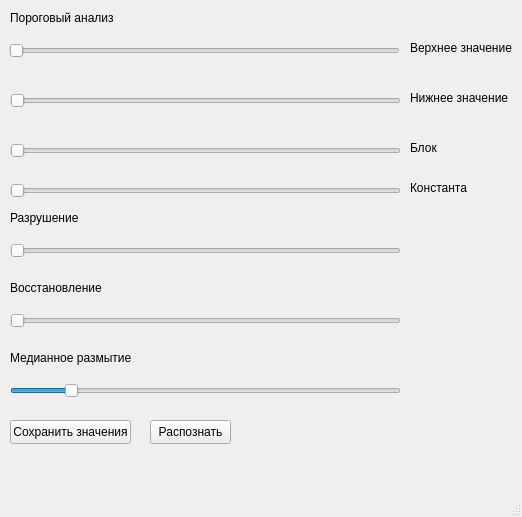
<?xml version="1.0" encoding="UTF-8"?>
<ui version="4.0">
 <class>MainWindow</class>
 <widget class="QMainWindow" name="MainWindow">
  <property name="geometry">
   <rect>
    <x>0</x>
    <y>0</y>
    <width>522</width>
    <height>517</height>
   </rect>
  </property>
  <property name="windowTitle">
   <string>MainWindow</string>
  </property>
  <widget class="QWidget" name="centralwidget">
   <widget class="QSlider" name="upperThresh">
    <property name="geometry">
     <rect>
      <x>9</x>
      <y>40</y>
      <width>391</width>
      <height>22</height>
     </rect>
    </property>
    <property name="maximum">
     <number>255</number>
    </property>
    <property name="orientation">
     <enum>Qt::Horizontal</enum>
    </property>
   </widget>
   <widget class="QSlider" name="lowerTheresh">
    <property name="geometry">
     <rect>
      <x>10</x>
      <y>90</y>
      <width>391</width>
      <height>22</height>
     </rect>
    </property>
    <property name="maximum">
     <number>255</number>
    </property>
    <property name="orientation">
     <enum>Qt::Horizontal</enum>
    </property>
   </widget>
   <widget class="QSlider" name="erode">
    <property name="geometry">
     <rect>
      <x>10</x>
      <y>240</y>
      <width>391</width>
      <height>22</height>
     </rect>
    </property>
    <property name="maximum">
     <number>15</number>
    </property>
    <property name="orientation">
     <enum>Qt::Horizontal</enum>
    </property>
   </widget>
   <widget class="QSlider" name="dilate">
    <property name="geometry">
     <rect>
      <x>10</x>
      <y>310</y>
      <width>391</width>
      <height>22</height>
     </rect>
    </property>
    <property name="maximum">
     <number>15</number>
    </property>
    <property name="orientation">
     <enum>Qt::Horizontal</enum>
    </property>
   </widget>
   <widget class="QSlider" name="medianBulr">
    <property name="geometry">
     <rect>
      <x>10</x>
      <y>380</y>
      <width>391</width>
      <height>22</height>
     </rect>
    </property>
    <property name="minimum">
     <number>1</number>
    </property>
    <property name="maximum">
     <number>15</number>
    </property>
    <property name="value">
     <number>3</number>
    </property>
    <property name="orientation">
     <enum>Qt::Horizontal</enum>
    </property>
   </widget>
   <widget class="QLabel" name="label">
    <property name="geometry">
     <rect>
      <x>10</x>
      <y>10</y>
      <width>111</width>
      <height>16</height>
     </rect>
    </property>
    <property name="text">
     <string>Пороговый анализ</string>
    </property>
   </widget>
   <widget class="QLabel" name="label_2">
    <property name="geometry">
     <rect>
      <x>410</x>
      <y>40</y>
      <width>141</width>
      <height>16</height>
     </rect>
    </property>
    <property name="text">
     <string>Верхнее значение</string>
    </property>
   </widget>
   <widget class="QLabel" name="label_3">
    <property name="geometry">
     <rect>
      <x>410</x>
      <y>90</y>
      <width>141</width>
      <height>16</height>
     </rect>
    </property>
    <property name="text">
     <string>Нижнее значение</string>
    </property>
   </widget>
   <widget class="QLabel" name="label_4">
    <property name="geometry">
     <rect>
      <x>10</x>
      <y>210</y>
      <width>111</width>
      <height>16</height>
     </rect>
    </property>
    <property name="text">
     <string>Разрушение</string>
    </property>
   </widget>
   <widget class="QLabel" name="label_5">
    <property name="geometry">
     <rect>
      <x>10</x>
      <y>280</y>
      <width>111</width>
      <height>16</height>
     </rect>
    </property>
    <property name="text">
     <string>Восстановление</string>
    </property>
   </widget>
   <widget class="QLabel" name="label_6">
    <property name="geometry">
     <rect>
      <x>10</x>
      <y>350</y>
      <width>131</width>
      <height>16</height>
     </rect>
    </property>
    <property name="text">
     <string>Медианное размытие</string>
    </property>
   </widget>
   <widget class="QPushButton" name="saveButton">
    <property name="geometry">
     <rect>
      <x>10</x>
      <y>420</y>
      <width>121</width>
      <height>24</height>
     </rect>
    </property>
    <property name="text">
     <string>Сохранить значения</string>
    </property>
   </widget>
   <widget class="QSlider" name="adaptiveThresholdBlock">
    <property name="geometry">
     <rect>
      <x>10</x>
      <y>140</y>
      <width>391</width>
      <height>22</height>
     </rect>
    </property>
    <property name="minimum">
     <number>1</number>
    </property>
    <property name="maximum">
     <number>300</number>
    </property>
    <property name="singleStep">
     <number>2</number>
    </property>
    <property name="orientation">
     <enum>Qt::Horizontal</enum>
    </property>
   </widget>
   <widget class="QSlider" name="adaptiveThresholdConstant">
    <property name="geometry">
     <rect>
      <x>10</x>
      <y>180</y>
      <width>391</width>
      <height>22</height>
     </rect>
    </property>
    <property name="maximum">
     <number>300</number>
    </property>
    <property name="orientation">
     <enum>Qt::Horizontal</enum>
    </property>
   </widget>
   <widget class="QLabel" name="label_7">
    <property name="geometry">
     <rect>
      <x>410</x>
      <y>140</y>
      <width>141</width>
      <height>16</height>
     </rect>
    </property>
    <property name="text">
     <string>Блок</string>
    </property>
   </widget>
   <widget class="QLabel" name="label_8">
    <property name="geometry">
     <rect>
      <x>410</x>
      <y>180</y>
      <width>141</width>
      <height>16</height>
     </rect>
    </property>
    <property name="text">
     <string>Константа</string>
    </property>
   </widget>
   <widget class="QPushButton" name="recognizeButton">
    <property name="geometry">
     <rect>
      <x>150</x>
      <y>420</y>
      <width>81</width>
      <height>24</height>
     </rect>
    </property>
    <property name="text">
     <string>Распознать</string>
    </property>
   </widget>
  </widget>
  <widget class="QMenuBar" name="menubar">
   <property name="geometry">
    <rect>
     <x>0</x>
     <y>0</y>
     <width>522</width>
     <height>21</height>
    </rect>
   </property>
  </widget>
  <widget class="QStatusBar" name="statusbar"/>
 </widget>
 <resources/>
 <connections/>
 <slots>
  <slot>updateSetting()</slot>
 </slots>
</ui>
